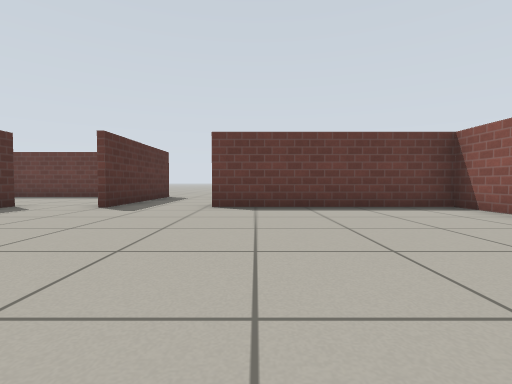
View 1 (above)

15 first-person views from a walk through a robot-simulator world made for Gazebo. The camera is 0.5 m above the floor, tilts 2° down and sees 85° across. The floor is counted in squares, 1 m on a side. Each view is taken from the middle of a square. On the plan, view 1 faces up. The plan holds only what a view shows up to about 9 squares ahead; the rest is blank. Gazebo's built-in surfaces are drawn with simple patterns.

View 2
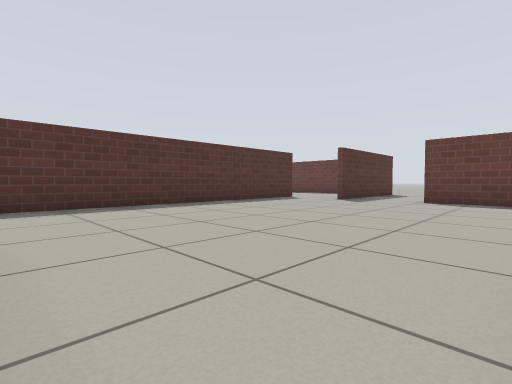

View 3
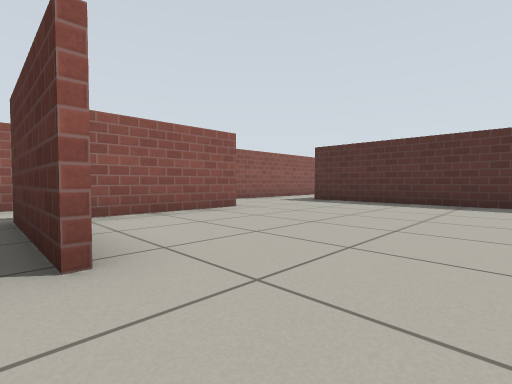

View 4
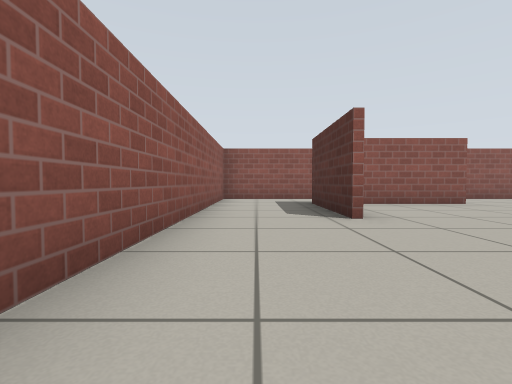

View 5
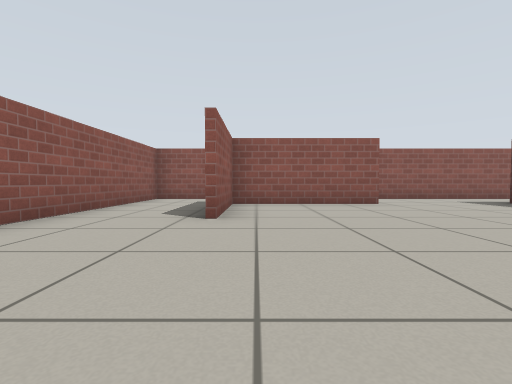

View 6
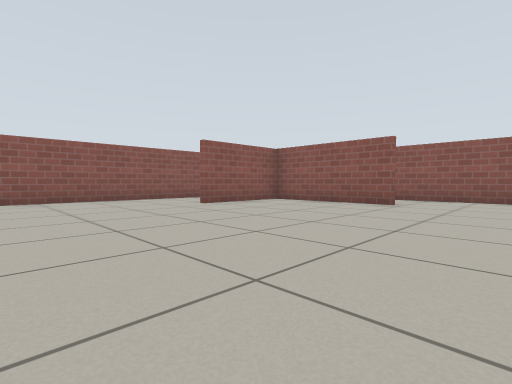

View 7
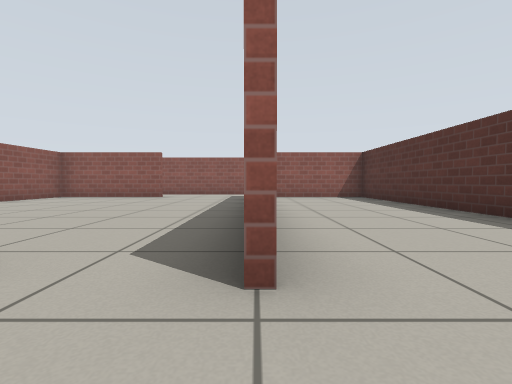

View 8
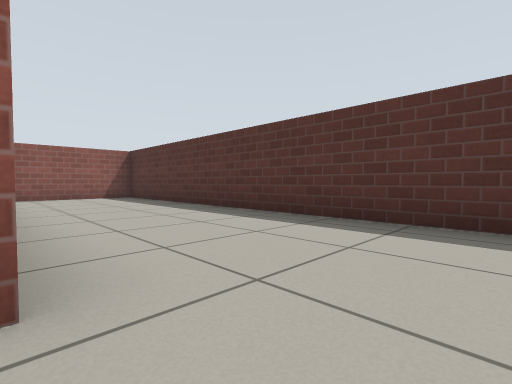

View 9
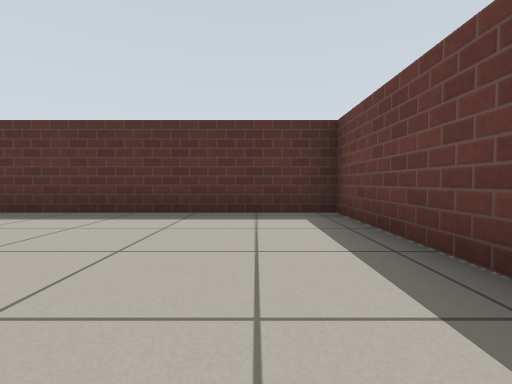

View 10
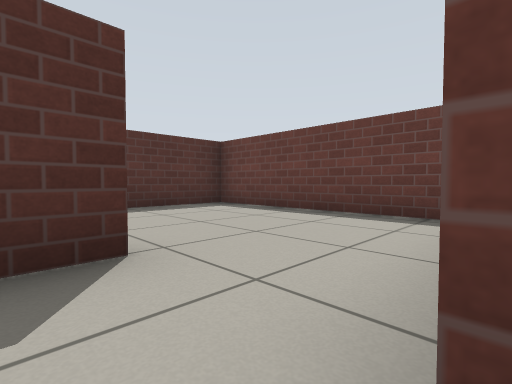

View 11
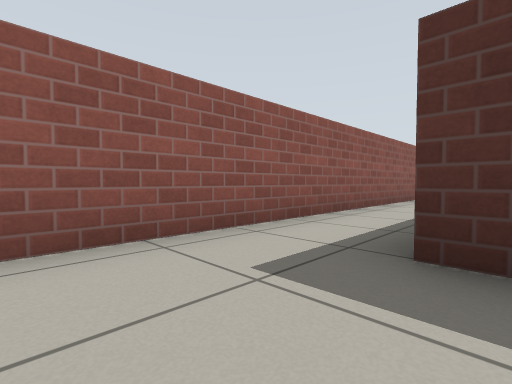

View 12
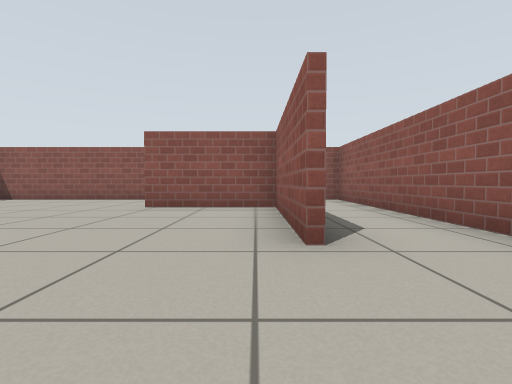

View 13
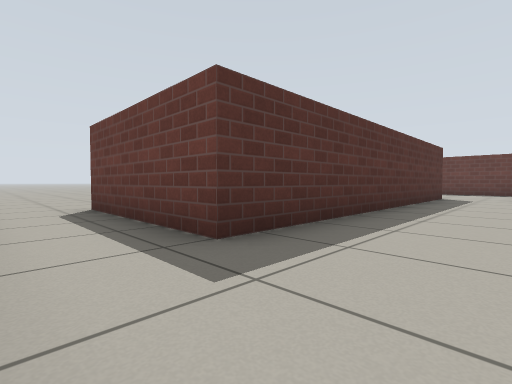

View 14
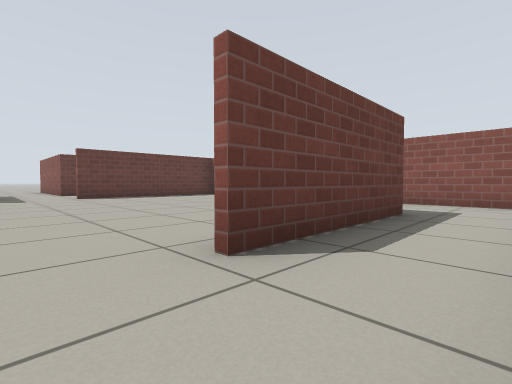

View 15
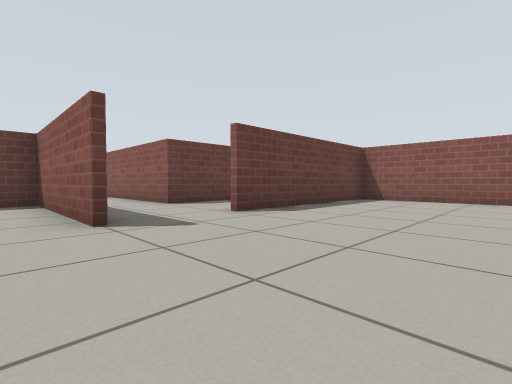

### Floor plan
Points are (right, up) in squares from view 1. A wall is a line through its corners. A room is listed if a view was taken in it or the views show most of it. See-through windows are left out.
Room 1 (views 1, 2, 3, 4, 5, 6, 10, 11, 12, 15)
walls: (-3.1, 5.4) (-3.1, 6.6); (-1.9, -2.4) (1.5, -2.4) (1.5, 0.2); (4, 0.5) (4, 5.5) (-0.9, 5.5); (-4.9, 5.7) (-4.9, -2.5)
ways out: opening at (-4, 6) to room 2; opening at (-3.5, -3) to room 3; opening at (3, 0) to room 3; opening at (-1.5, 6)
Room 2 (views 7, 8, 9)
walls: (-3.1, 6.6) (-3.1, 9.3) (-8.5, 9.3) (-8.5, -2.4) (-5.6, -2.4)
ways out: opening at (-4, 6) to room 1
Room 3 (views 13, 14)
walls: (-4.9, -2.5) (-8.8, -2.5); (1.7, 0.2) (1.7, -2.5) (-1.9, -2.5); (-9.6, -4.4) (4, -4.4) (4, 0.5)
ways out: opening at (-3.5, -3) to room 1; opening at (3, 0) to room 1; opening at (-9, -4)

Positions as (right, up) in squares from view 1, and headings:
1: (0, 0), facing up
2: (1, -2), facing up-left
3: (2, 2), facing down-left
4: (3, 4), facing down
5: (1, 4), facing down
6: (-4, 4), facing down-right
7: (-5, 7), facing down
8: (-5, 7), facing down-left
9: (-4, 8), facing left
10: (-3, 5), facing up-left
11: (-3, -2), facing down-left
12: (-4, -2), facing right
13: (-3, -4), facing up-left
14: (-3, -4), facing up-right
15: (-4, 2), facing up-right
